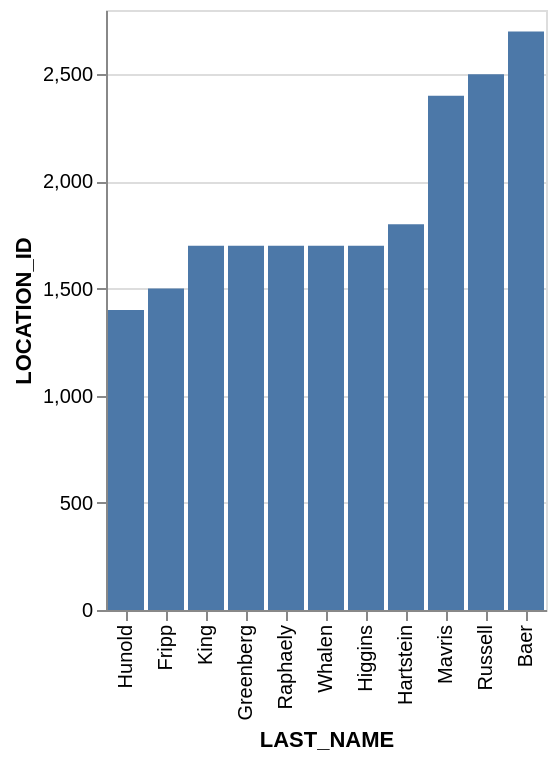

Write a Vega-Lite specification for this figure.
### Vega-Lite specification from a JSON file in a GitHub repository (floating-point values rounded to 4 significant figures)
{"data": {"values": [{"x_data": "King", "y_data": 1700}, {"x_data": "Hunold", "y_data": 1400}, {"x_data": "Greenberg", "y_data": 1700}, {"x_data": "Raphaely", "y_data": 1700}, {"x_data": "Fripp", "y_data": 1500}, {"x_data": "Russell", "y_data": 2500}, {"x_data": "Whalen", "y_data": 1700}, {"x_data": "Hartstein", "y_data": 1800}, {"x_data": "Mavris", "y_data": 2400}, {"x_data": "Baer", "y_data": 2700}, {"x_data": "Higgins", "y_data": 1700}]}, "mark": "bar", "encoding": {"x": {"field": "x_data", "type": "nominal", "title": "LAST_NAME", "sort": {"op": "sum", "field": "y_data", "order": "ascending"}}, "y": {"field": "y_data", "type": "quantitative", "title": "LOCATION_ID"}}}
